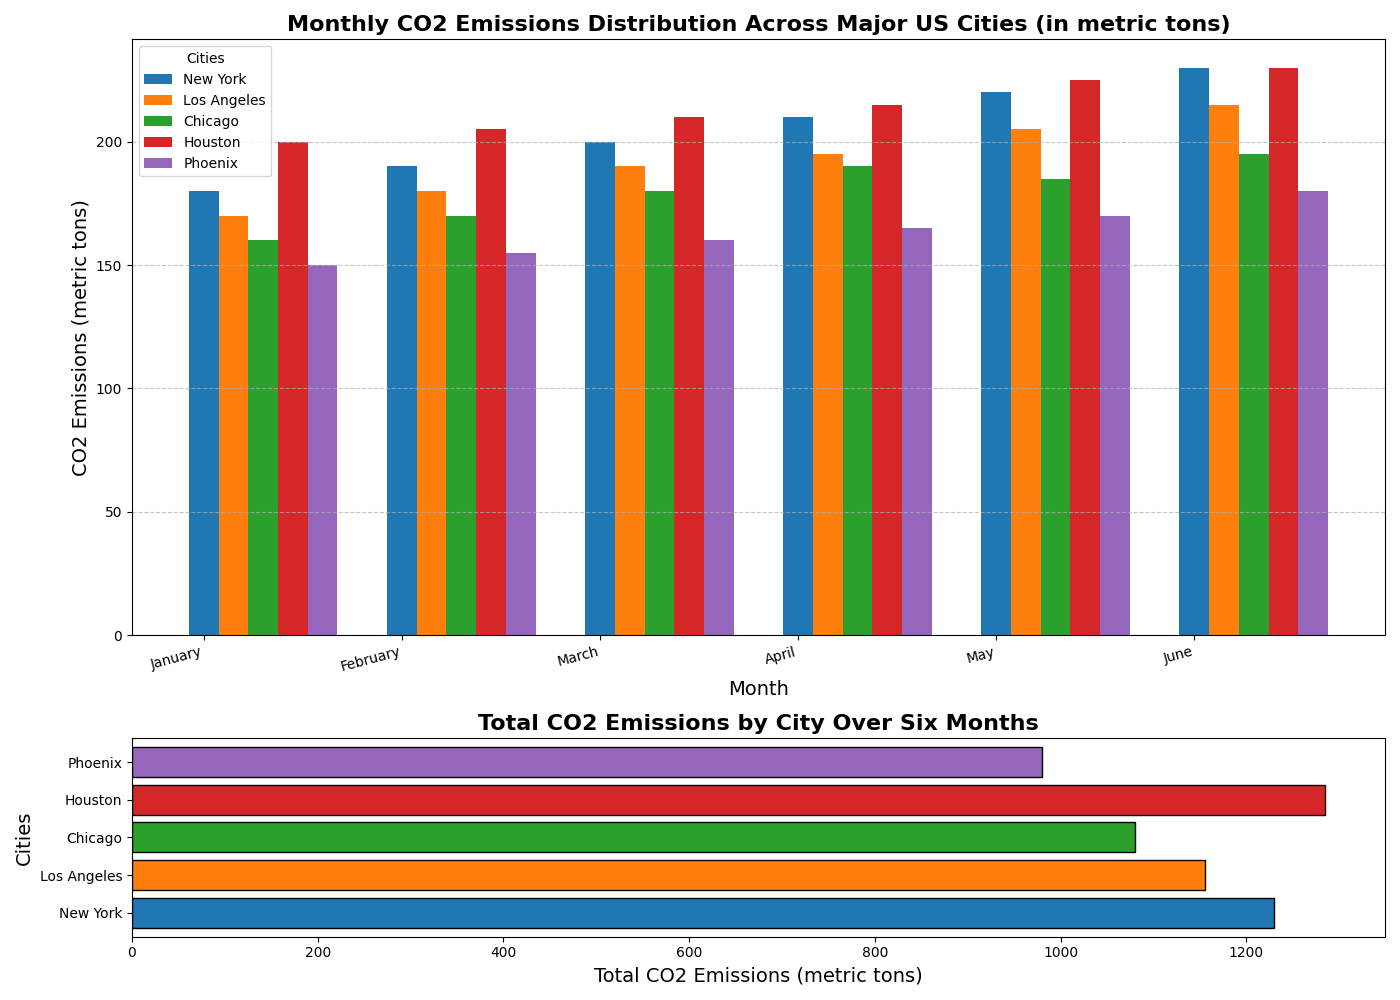

Source code (Python):
import matplotlib.pyplot as plt
import numpy as np

# Backstory: Exploring the Monthly Atmospheric CO2 Emissions Distribution across Different Cities
# Cities: Gathering insights about CO2 emissions to help mitigate climate change across the globe.

# Define city names and months
cities = ['New York', 'Los Angeles', 'Chicago', 'Houston', 'Phoenix']
months = ['January', 'February', 'March', 'April', 'May', 'June']

# Data representing monthly CO2 emissions (in metric tons) for each city
ny_emissions = [180, 190, 200, 210, 220, 230]
la_emissions = [170, 180, 190, 195, 205, 215]
chicago_emissions = [160, 170, 180, 190, 185, 195]
houston_emissions = [200, 205, 210, 215, 225, 230]
phoenix_emissions = [150, 155, 160, 165, 170, 180]

# Organize data in a numpy array for plotting
emissions_data = np.array([ny_emissions, la_emissions, chicago_emissions, houston_emissions, phoenix_emissions])

# Setup the figure and axis
fig, axs = plt.subplots(2, 1, figsize=(14, 10), gridspec_kw={'height_ratios': [3, 1]})

# Colors for each city
colors = ['#1f77b4', '#ff7f0e', '#2ca02c', '#d62728', '#9467bd']

# Create the bar chart for each month
for i, city in enumerate(cities):
    axs[0].bar(np.arange(len(months)) + i * 0.15, emissions_data[i], width=0.15, color=colors[i], label=city)

# Title and labels for the bar chart
axs[0].set_title('Monthly CO2 Emissions Distribution Across Major US Cities (in metric tons)', fontsize=16, fontweight='bold')
axs[0].set_xlabel('Month', fontsize=14)
axs[0].set_ylabel('CO2 Emissions (metric tons)', fontsize=14)
axs[0].set_xticks(np.arange(len(months)))
axs[0].set_xticklabels(months, rotation=15, ha='right')
axs[0].legend(title='Cities')

# Adding grid lines to the y-axis
axs[0].yaxis.grid(True, linestyle='--', alpha=0.7)

# Calculate the total emissions for each city
total_emissions = emissions_data.sum(axis=1)

# Plot the total emissions as a horizontal bar chart
axs[1].barh(cities, total_emissions, color=colors, edgecolor='black')

# Title and labels for the total emissions bar chart
axs[1].set_title('Total CO2 Emissions by City Over Six Months', fontsize=16, fontweight='bold')
axs[1].set_xlabel('Total CO2 Emissions (metric tons)', fontsize=14)
axs[1].set_ylabel('Cities', fontsize=14)

# Improve layout
plt.tight_layout()

# Display the plot
plt.show()
